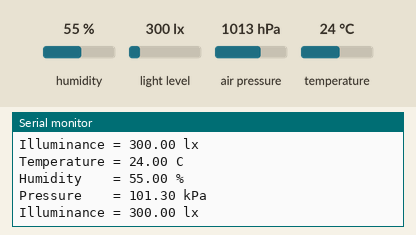
Recording of a sketch running on a simulated Arduino MKR. Parts: the last lines printed to the serial monitor. The inputs (shaded band) are chosen by the test bench; at power-on: humidity 55 %, light level 300 lx, air pressure 1013 hPa, temperature 24 °C.

Above: at 1.8 s.
1.9 s: humidity set to 22 %
At 2.8 s:
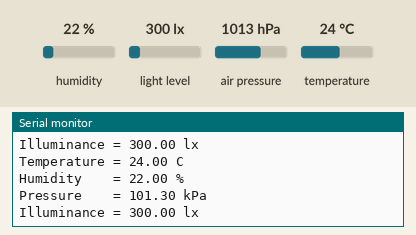
3.4 s: light level set to 40 lx
At 4.7 s:
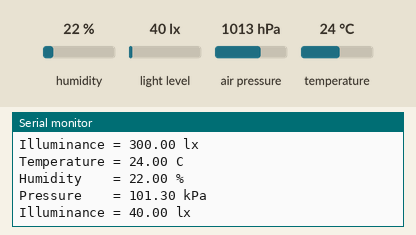
4.9 s: air pressure set to 952 hPa
At 5.9 s:
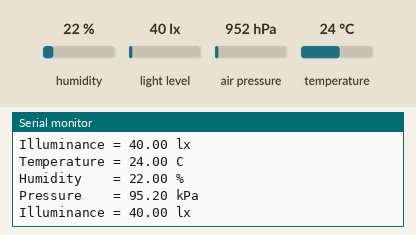

The sketch:

MKR_ENV_Shield.ino
```cpp
#include <Arduino_MKRENV.h>

void setup() {

  Serial.begin(9600);

  while (!Serial);

  if (!ENV.begin()) {

    Serial.println("Failed to initialize MKR ENV shield!");

    while (1);

  }
}

void loop() {

  // read all the sensor values

  float temperature = ENV.readTemperature();

  float humidity    = ENV.readHumidity();

  float pressure    = ENV.readPressure();

  float illuminance = ENV.readIlluminance();

  // print each of the sensor values

  Serial.print("Temperature = ");

  Serial.print(temperature);

  Serial.println(" C");

  Serial.print("Humidity    = ");

  Serial.print(humidity);

  Serial.println(" %");

  Serial.print("Pressure    = ");

  Serial.print(pressure);

  Serial.println(" kPa");

  Serial.print("Illuminance = ");

  Serial.print(illuminance);

  Serial.println(" lx");

  // print an empty line

  Serial.println();

  // wait 1 second to print again

  delay(1000);
}
```

Measured:
- after the input at 1.9 s, the serial monitor: prints a new line after 0.12 s (image 1)
- after the input at 3.4 s, the serial monitor: prints a new line after 0.63 s (image 2)
- after the input at 4.9 s, the serial monitor: prints a new line after 0.14 s (image 3)
